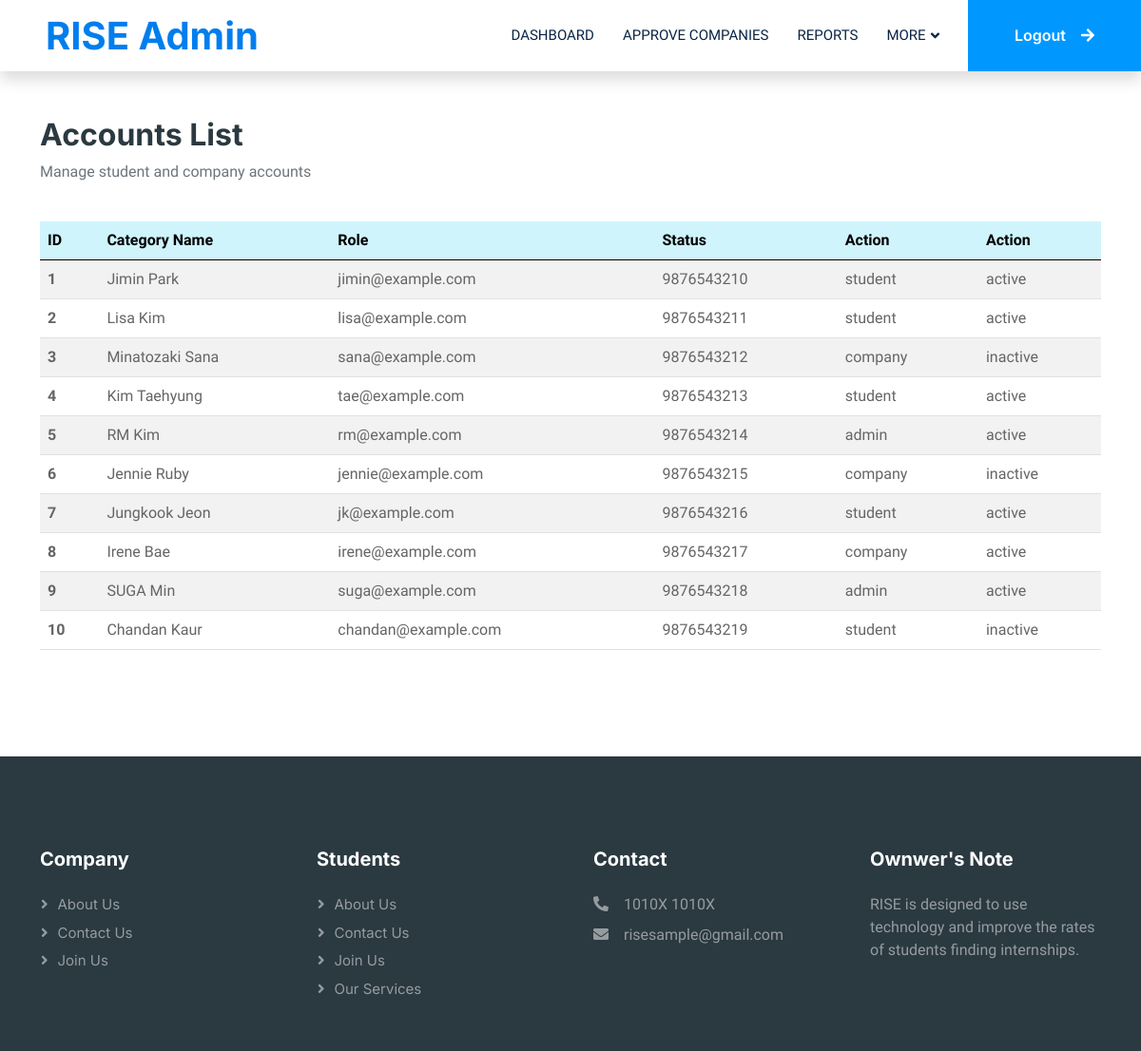
/admin/adminAllUsers.php, run on an earlier commit of the app's database.
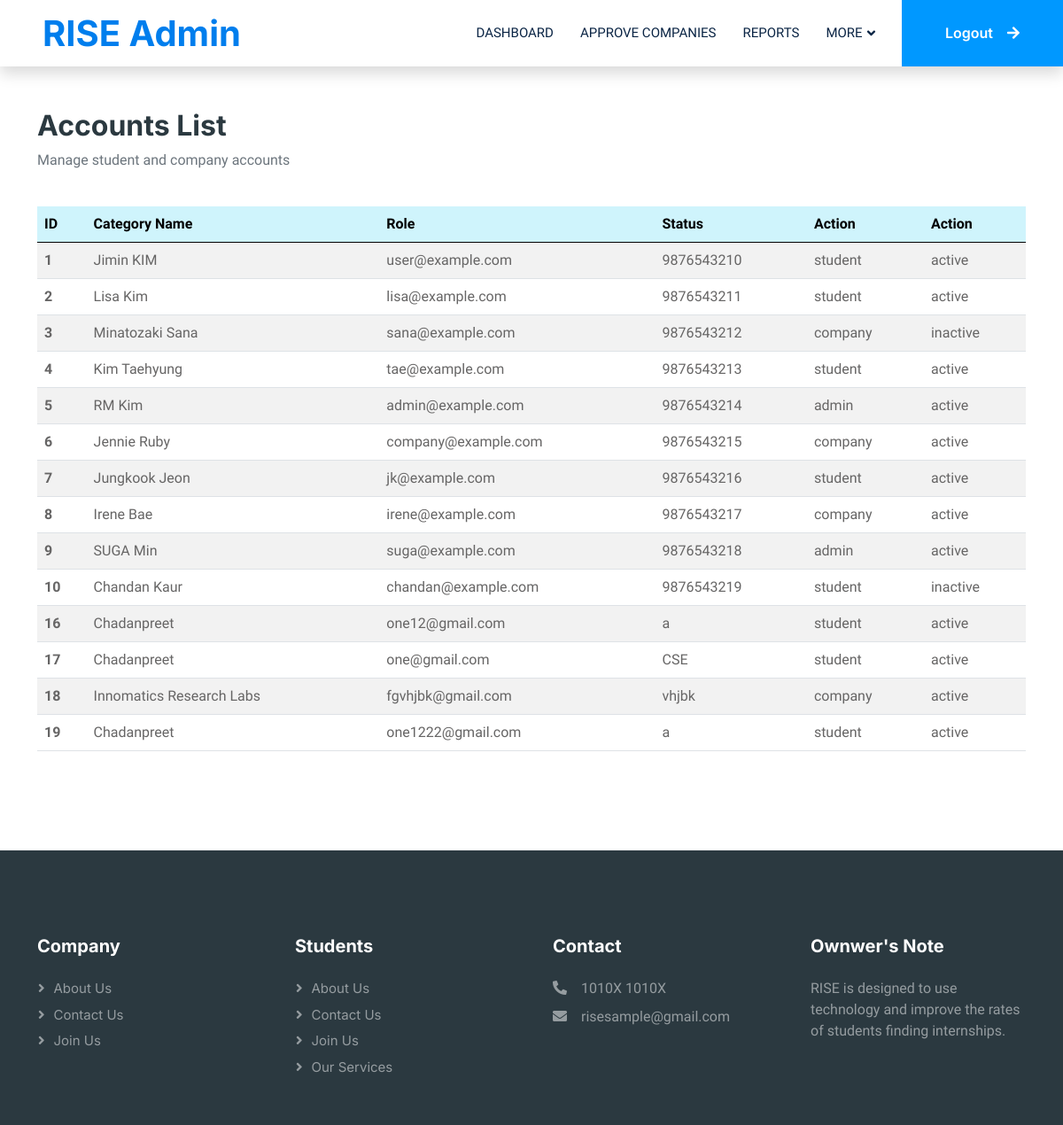
And on a later commit of the database.
### tables this page shows
CREATE TABLE `users` (
  `id` int(11) NOT NULL,
  `name` varchar(100) DEFAULT NULL,
  `email` varchar(100) DEFAULT NULL,
  `password` varchar(255) DEFAULT NULL,
  `contact` varchar(15) DEFAULT NULL,
  `role` enum('admin','student','company') DEFAULT NULL,
  `status` enum('active','inactive') DEFAULT 'active',
  `created_at` timestamp NOT NULL DEFAULT current_timestamp()
);

### admin/adminAllUsers.php (the view)
<?php
include('adminHeader.php');
?>
<div class="container-xxl py-5" id="allCategories">
    <div class="container">
        <div class="row mb-4">
            <div class="col-12">
                <h2 class="fw-bold text-dark">Accounts List</h2>
                <p class="text-muted">Manage student and company accounts</p>
            </div>
        </div>
        <div class="row g-4 justify-content-center">
            <div class="col-lg-12 col-md-12 wow fadeInUp" data-wow-delay="0.5s">
                <table class="table table-striped table-hover">
                    <thead class="table-info">
                        <tr>
                            <th scope="col">ID</th>
                            <th scope="col">Category Name</th>
                            <th scope="col">Role</th>
                            <th scope="col">Status</th>
                            <th scope="col">Action</th>
                            <th scope="col">Action</th>
                        </tr>
                    </thead>
                    <tbody>
                        <?php
                       include('../dbms/connection.php');
                        $query = "SELECT * FROM `users`";
                        $result = mysqli_query($db, $query);
                        while ($row = mysqli_fetch_assoc($result)) {
                            ?>
                            <tr>
                                <th scope="row"><?php echo $row["id"] ?></th>
                                <td><?php echo $row["name"] ?>
                                </td>
                                <td><?php echo $row["email"] ?>
                                </td>
                                <td><?php echo $row["contact"] ?>
                                </td>
                                <td><?php echo $row["role"] ?>
                                </td>
                                <td><?php echo $row["status"] ?>
                                </td>
                            </tr>
                            <?php
                        }
                        ?>
                    </tbody>
                </table>
            </div>
        </div>
    </div>
</div>
<?php
include('adminFooter.php');
?>

What changed in the data, as far as the page shows it:
changed users id 1: name "Jimin Park" → "Jimin KIM"; email "jimin@example.com" → "user@example.com"
changed users "RM Kim": email "rm@example.com" → "admin@example.com"
changed users "Jennie Ruby": email "jennie@example.com" → "company@example.com"; status "inactive" → "active"
added users: id "16", name "Chadanpreet", email "one12@gmail.com", contact "a", role "student", status "active"
added users: id "17", name "Chadanpreet", email "one@gmail.com", contact "CSE", role "student", status "active"
added users: id "18", name "Innomatics Research Labs", email "fgvhjbk@gmail.com", contact "vhjbk", role "company", status "active"
added users: id "19", name "Chadanpreet", email "one1222@gmail.com", contact "a", role "student", status "active"
